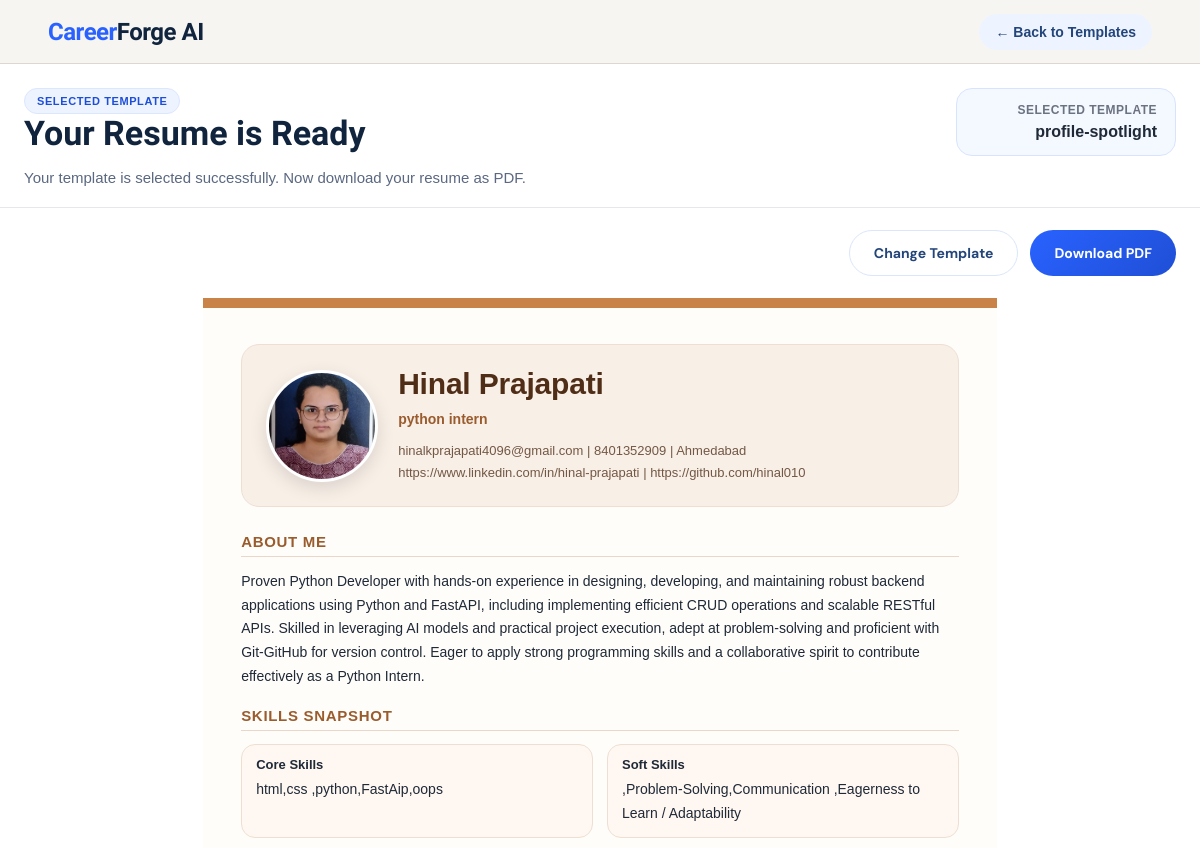
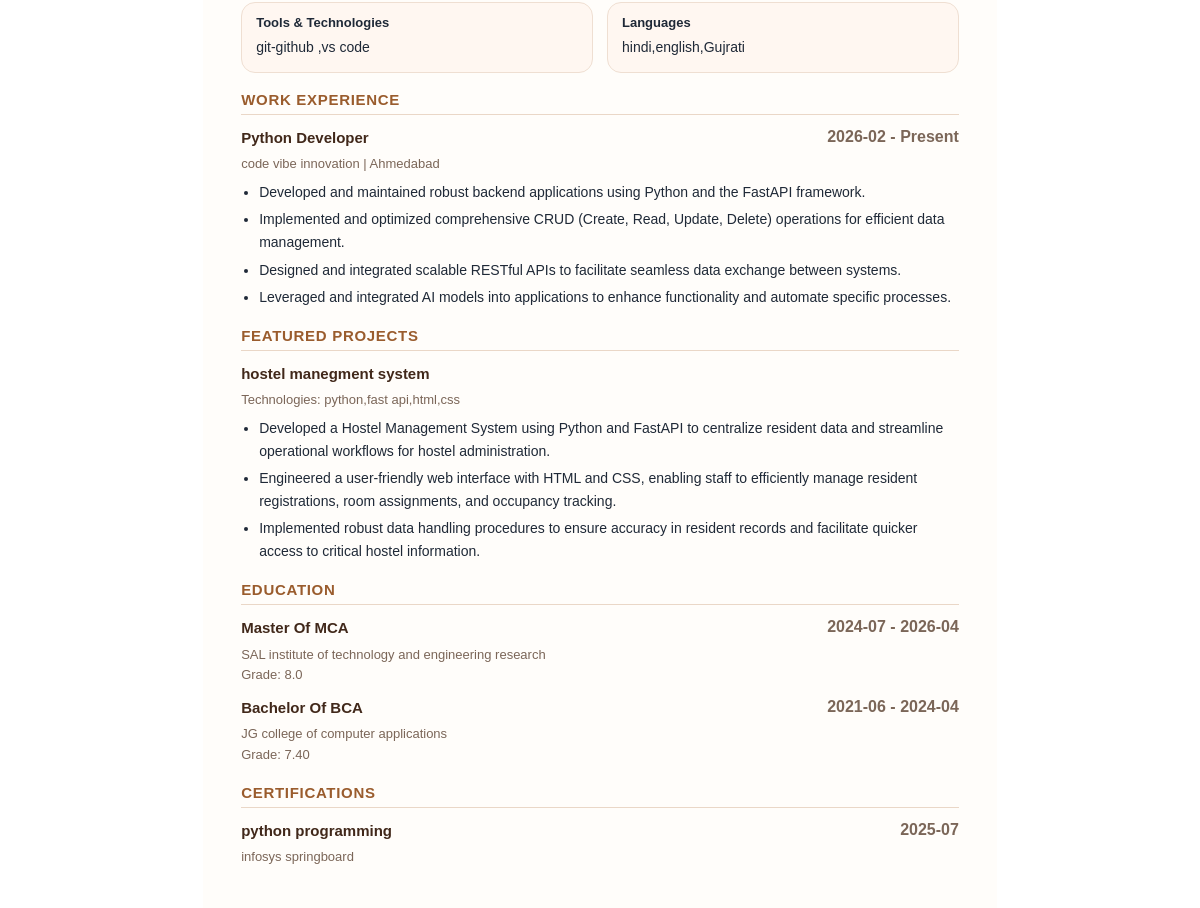
/use_template?template=profile-spotlight (signed in), run on an earlier commit of the app's database (2 pictures, top to bottom).
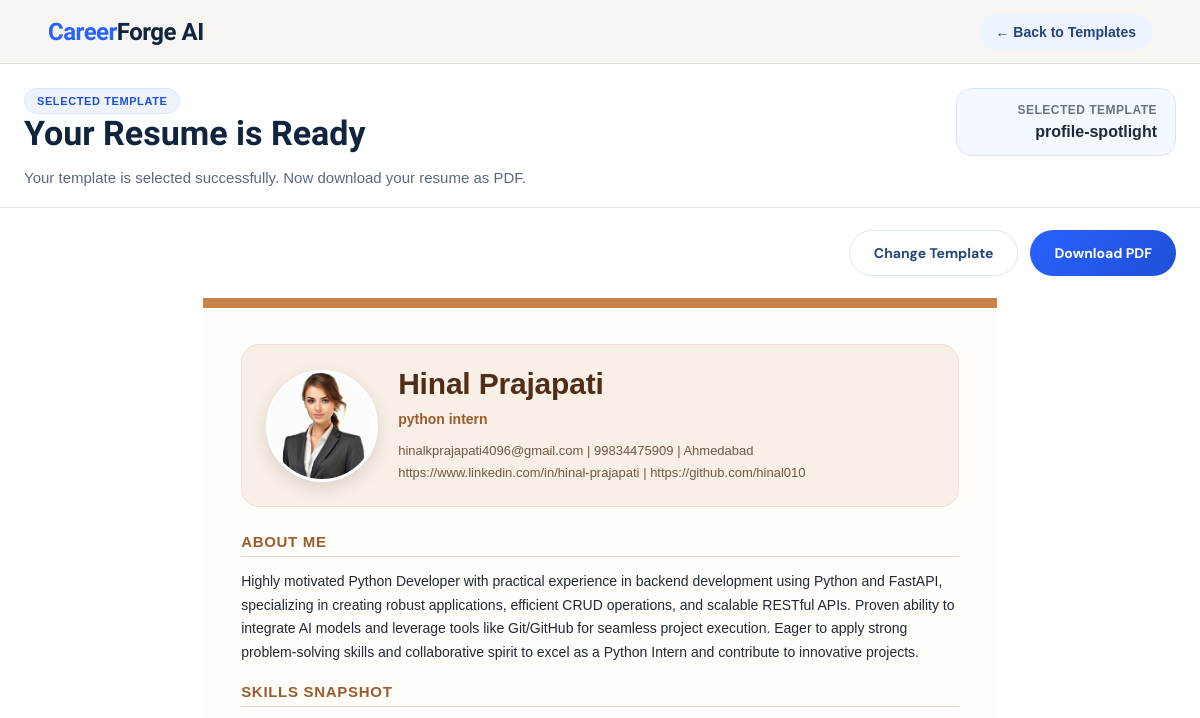
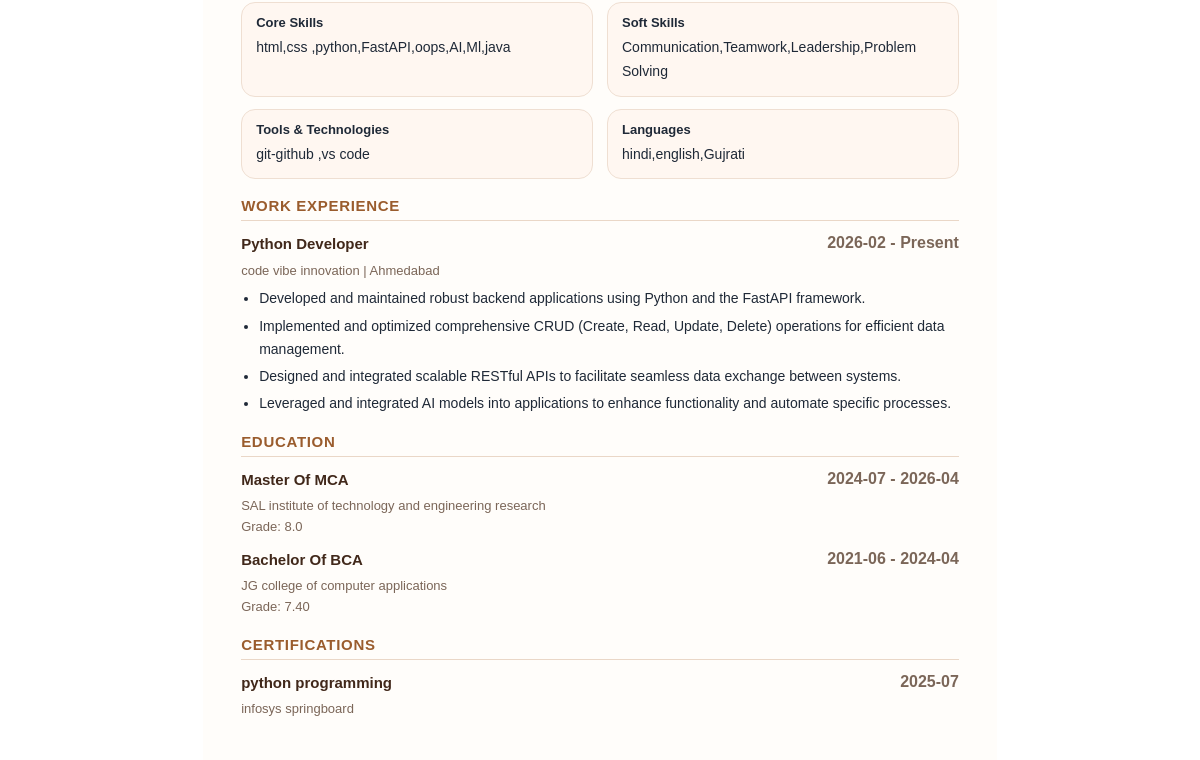
And on a later commit of the database (2 pictures, top to bottom).
### tables this page shows
CREATE TABLE user_profile (
    id INTEGER PRIMARY KEY AUTOINCREMENT,
    user_id INTEGER UNIQUE,
    full_name TEXT,
    email TEXT,
    contact TEXT,
    location TEXT,
    country TEXT,
    linkedin TEXT,
    github TEXT,
    photo TEXT,
    FOREIGN KEY (user_id) REFERENCES users(id) ON DELETE CASCADE
);

CREATE TABLE professional_summary (
    id INTEGER PRIMARY KEY AUTOINCREMENT,
    user_id INTEGER UNIQUE,
    professional_summary TEXT,
    FOREIGN KEY (user_id) REFERENCES users(id) ON DELETE CASCADE
);

CREATE TABLE user_skills (
    id INTEGER PRIMARY KEY AUTOINCREMENT,
    user_id INTEGER UNIQUE,
    job_role_id INTEGER,
    custom_job_role TEXT,
    core_skills TEXT,
    soft_skills TEXT,
    tools_technologies TEXT,
    languages TEXT,
    missing_skills_suggestions TEXT,
    FOREIGN KEY (user_id) REFERENCES users(id) ON DELETE CASCADE,
    FOREIGN KEY (job_role_id) REFERENCES job_title_master(id)
);

CREATE TABLE experience (
    id INTEGER PRIMARY KEY AUTOINCREMENT,
    user_id INTEGER NOT NULL,
    job_title_id INTEGER,
    custom_job_title TEXT,
    experience_type_id INTEGER,
    company_name TEXT,
    location TEXT,
    start_month TEXT,
    end_month TEXT,
    currently_working INTEGER DEFAULT 0,
    description TEXT,
    FOREIGN KEY (user_id) REFERENCES users(id) ON DELETE CASCADE,
    FOREIGN KEY (job_title_id) REFERENCES job_title_master(id),
    FOREIGN KEY (experience_type_id) REFERENCES experience_type_master(id)
);

CREATE TABLE projects (
    id INTEGER PRIMARY KEY AUTOINCREMENT,
    user_id INTEGER NOT NULL,
    project_title TEXT NOT NULL,
    technologies TEXT,
    description TEXT,
    FOREIGN KEY (user_id) REFERENCES users(id) ON DELETE CASCADE
);

CREATE TABLE education (
    id INTEGER PRIMARY KEY AUTOINCREMENT,
    user_id INTEGER NOT NULL,
    degree_id INTEGER,
    course_id INTEGER,
    institution_id INTEGER,
    location TEXT,
    start_month TEXT,
    end_month TEXT,
    grade TEXT, custom_degree TEXT, custom_course TEXT, custom_institution TEXT,
    FOREIGN KEY (user_id) REFERENCES users(id) ON DELETE CASCADE,
    FOREIGN KEY (degree_id) REFERENCES degree_master(id),
    FOREIGN KEY (course_id) REFERENCES course_master(id),
    FOREIGN KEY (institution_id) REFERENCES institute_master(id)
);

CREATE TABLE certification (
    id INTEGER PRIMARY KEY AUTOINCREMENT,
    user_id INTEGER NOT NULL,
    certificate_name TEXT NOT NULL,
    organization TEXT NOT NULL,
    certificate_date TEXT NOT NULL,
    FOREIGN KEY (user_id) REFERENCES users(id) ON DELETE CASCADE
);

### main.py (the view)
@app.get("/use_template", response_class=HTMLResponse)
def use_template_page(
    request: Request,
    template: str = Query(None)
):
    user = require_login(request)
    if isinstance(user, RedirectResponse):
        return user
    template_map = {
        "classic-edge": "resume_templates/classic_edge.html",
        "nova-grid": "resume_templates/nova_grid.html",
        "profile-spotlight": "resume_templates/profile_spotlight.html",
        "pure-ats": "resume_templates/pure_ats.html",
        "executive-line": "resume_templates/executive_line.html",
        "soft-modern": "resume_templates/soft_modern.html",
    }
    if template not in template_map:
        template = "classic-edge"
    save_selected_template(user["id"], template)
    template_file = template_map[template]
    profile = get_user_profile(user["id"])
    educations = get_education(user["id"])
    experiences = get_experience(user["id"])
    skills = get_skills(user["id"])
    projects = get_projects(user["id"])
    certifications = get_certifications(user["id"])
    summary_row = get_professional_summary(user["id"])
    if skills:
        skills["job_role_text"] = get_job_role_text_from_skills(skills)
    show_experience = len(experiences) > 0 and user.get("is_fresher", 0) == 0
    return templates.TemplateResponse(
        request,
        "resume_generate.html",
        {
            "request": request,
            "user": user,
            "profile": profile,
            "educations": educations,
            "experiences": experiences,
            "show_experience": show_experience,
            "skills": skills,
            "projects": projects,
            "certifications": certifications,
            "saved_summary": summary_row["professional_summary"] if summary_row else "",
            "selected_template_name": template,
            "template_file": template_file,
            "pdf_mode": False
        }
    )

### template/resume_generate.html (shortened to what this page needs)
<!DOCTYPE html>
<html lang="en">
<head>
    <link rel="stylesheet" href="/static/resume_preview.css">
    <link rel="stylesheet" href="/static/resume_pdf.css">
</head>
<body>
    <div class="page-wrapper {% if pdf_mode %}pdf-mode{% endif %}">
        {% if not pdf_mode %}
        <header class="topbar">
            <div class="logo"><span>Career</span>Forge AI</div>
            <div class="topbar-actions">
                <a href="/choose_template" class="back-link">← Back to Templates</a>
            </div>
        </header>
        <section class="preview-header">
            <div class="preview-header-left">
                <p class="preview-badge">Selected Template</p>
                <h1>Your Resume is Ready</h1>
                <p class="preview-subtext">
                    Your template is selected successfully. Now download your resume as PDF.
                </p>
            </div>
            <div class="preview-header-right">
                <div class="selected-template-box">
                    <span class="selected-label">Selected Template</span>
                    <strong>{{ selected_template_name }}</strong>
                </div>
            </div>
        </section>
        <section class="preview-actions-bar">
            <button type="button" class="secondary-btn" onclick="window.location.href='/choose_template'">
                Change Template
            </button>
            <button type="button" class="primary-btn" onclick="window.location.href='/generate_pdf'">
                Download PDF
            </button>
        </section>
        {% endif %}
        <main class="preview-main">
            <div class="resume-shell">
                <div class="resume-paper template-{{ selected_template_name }}">
                    {% include template_file %}
                </div>
            </div>
        </main>
    </div>
</body>
</html>

### template/resume_templates/profile_spotlight.html (shortened to what the changed rows need)
<div class="resume-template profile-spotlight-template">
    <header class="spotlight-header">
        <div class="spotlight-left">
            {% if profile and profile.photo %}
            <div class="profile-photo-wrap">
                <img src="{{ profile.photo }}" alt="Profile Photo" class="profile-photo">
            </div>
            {% endif %}
        </div>
        <div class="spotlight-right">
            <h1>{{ profile.full_name if profile and profile.full_name else user.full_name }}</h1>
            <p class="headline-role">
                {% if skills and skills.job_role_text %}
                    {{ skills.job_role_text }}
                {% else %}
                    Professional Resume
                {% endif %}
            </p>
            <div class="resume-contact">
                {% if profile and profile.email %}<span>{{ profile.email }}</span>{% endif %}
                {% if profile and profile.contact %}<span> | {{ profile.contact }}</span>{% endif %}
                {% if profile and profile.location %}<span> | {{ profile.location }}</span>{% endif %}
            </div>
            <div class="resume-contact">
                {% if profile and profile.linkedin %}<span>{{ profile.linkedin }}</span>{% endif %}
                {% if profile and profile.github %}<span> | {{ profile.github }}</span>{% endif %}
            </div>
        </div>
    </header>
    {% if saved_summary %}
    <section class="resume-section">
        <h2>About Me</h2>
        <p>{{ saved_summary }}</p>
    </section>
    {% endif %}
    {% if skills %}
    <section class="resume-section">
        <h2>Skills Snapshot</h2>
        <div class="chip-grid">
            {% if skills.core_skills %}
            <div class="chip-block">
                <strong>Core Skills</strong>
                <p>{{ skills.core_skills }}</p>
            </div>
            {% endif %}
            {% if skills.soft_skills %}
            <div class="chip-block">
                <strong>Soft Skills</strong>
                <p>{{ skills.soft_skills }}</p>
            </div>
            {% endif %}
            {% if skills.tools_technologies %}
            <div class="chip-block">
                <strong>Tools & Technologies</strong>
                <p>{{ skills.tools_technologies }}</p>
            </div>
            {% endif %}
            {% if skills.languages %}
            <div class="chip-block">
                <strong>Languages</strong>
                <p>{{ skills.languages }}</p>
            </div>
            {% endif %}
        </div>
    </section>
    {% endif %}
    {% if show_experience %}
    <section class="resume-section">
        <h2>Work Experience</h2>
        {% for exp in experiences %}
        <div class="resume-item">
            <div class="item-row">
                <strong>
                    {% if exp.job_title_text %}
                        {{ exp.job_title_text }}
                    {% elif exp.job_title_name %}
                        {{ exp.job_title_name }}
                    {% elif exp.custom_job_title %}
                        {{ exp.custom_job_title }}
                    {% else %}
                        Job Title
                    {% endif %}
                </strong>
                <span>
                    {{ exp.start_month if exp.start_month else "" }}
                    {% if exp.start_month or exp.end_month or exp.currently_working %} - {% endif %}
                    {% if exp.currently_working %}
                        Present
                    {% else %}
                        {{ exp.end_month if exp.end_month else "Present" }}
                    {% endif %}
                </span>
            </div>
            <div class="item-sub">
                {{ exp.company_name if exp.company_name else "Company" }}
                {% if exp.location %} | {{ exp.location }}{% endif %}
            </div>
            {% if exp.description %}
            <ul class="resume-list">
                {% for line in exp.description.split('\n') %}
                    {% if line.strip() %}
                        <li>{{ line.strip().lstrip('-• ') }}</li>
                    {% endif %}
                {% endfor %}
            </ul>
            {% endif %}
        </div>
        {% endfor %}
    </section>
    {% endif %}
    {% if projects and projects|length > 0 %}
    <section class="resume-section">
        <h2>Featured Projects</h2>
        {% for project in projects %}
        <div class="resume-item">
            <div class="item-row">
                <strong>{{ project.project_title }}</strong>
            </div>
            {% if project.technologies %}
            <div class="item-sub">Technologies: {{ project.technologies }}</div>
            {% endif %}
            {% if project.description %}
            <ul class="resume-list">
                {% for line in project.description.split('\n') %}
                    {% if line.strip() %}
                        <li>{{ line.strip().lstrip('-• ') }}</li>
                    {% endif %}
                {% endfor %}
            </ul>
            {% endif %}
        </div>
        {% endfor %}
    </section>
    {% endif %}
    {% if educations and educations|length > 0 %}
    <section class="resume-section">
        <h2>Education</h2>
        {% for edu in educations %}
        <div class="resume-item">
            <div class="item-row">
                <strong>
                    {% if edu.degree_text %}
                        {{ edu.degree_text }}
                    {% elif edu.degree_name %}
                        {{ edu.degree_name }}
                    {% endif %}
                    {% if edu.course_text %}
                        Of {{ edu.course_text }}
                    {% elif edu.course_name %}
                        Of {{ edu.course_name }}
                    {% endif %}
                </strong>
                <span>
                    {{ edu.start_month if edu.start_month else "" }}
                    {% if edu.start_month or edu.end_month %} - {% endif %}
                    {{ edu.end_month if edu.end_month else "Present" }}
                </span>
            </div>
            <div class="item-sub">
                {{ edu.institution_text if edu.institution_text else edu.institute_name if edu.institute_name else "Institution" }}
            </div>
            {% if edu.grade %}
            <div class="item-sub">Grade: {{ edu.grade }}</div>
            {% endif %}
        </div>
        {% endfor %}
    </section>
    {% endif %}
    {% if certifications and certifications|length > 0 %}
    <section class="resume-section">
        <h2>Certifications</h2>
        {% for cert in certifications %}
        <div class="resume-item">
            <div class="item-row">
                <strong>{{ cert.certificate_name }}</strong>
                {% if cert.certificate_date %}<span>{{ cert.certificate_date }}</span>{% endif %}
            </div>
            {% if cert.organization %}
            <div class="item-sub">{{ cert.organization }}</div>
            {% endif %}
        </div>
        {% endfor %}
    </section>
    {% endif %}
</div>

What changed in the data, as far as the page shows it:
removed projects: project_title "hostel manegment system", technologies "python,fast api,html,css", strip "Developed a Hostel Management System using Python and FastAPI to centralize resident data and streamline operational workflows for hostel administration." "Engineered a user-friendly web interface with HTML and CSS, enabling staff to efficiently manage resident registrations, room assignments, and occupancy tracking." "Implemented robust data handling procedures to ensure accuracy in resident records and facilitate quicker access to critical hostel information."
changed user_profile "Hinal Prajapati": photo: a different picture; contact "8401352909" → "99834475909"
changed user_skills "python intern": core_skills "html,css ,python,FastAip,oops" → "html,css ,python,FastAPI,oops,AI,Ml,java"; soft_skills ",Problem-Solving,Communication ,Eagerness to Learn / Adaptability" → "Communication,Teamwork,Leadership,Problem Solving"
changed professional_summary: professional_summary "Proven Python Developer with hands-on experience in designing, developing, and maintaining robust backend applications using Python and FastAPI, including implementing efficient CRUD operations and scalable RESTful APIs. Skilled in leveraging AI models and practical project execution, adept at problem-solving and proficient with Git-GitHub for version control. Eager to apply strong programming skills and a collaborative spirit to contribute effectively as a Python Intern." → "Highly motivated Python Developer with practical experience in backend development using Python and FastAPI, specializing in creating robust applications, efficient CRUD operations, and scalable RESTful APIs. Proven ability to integrate AI models and leverage tools like Git/GitHub for seamless project execution. Eager to apply strong problem-solving skills and collaborative spirit to excel as a Python Intern and contribute to innovative projects."
Also different on the page:
text no longer shown: "FEATURED PROJECTS"
